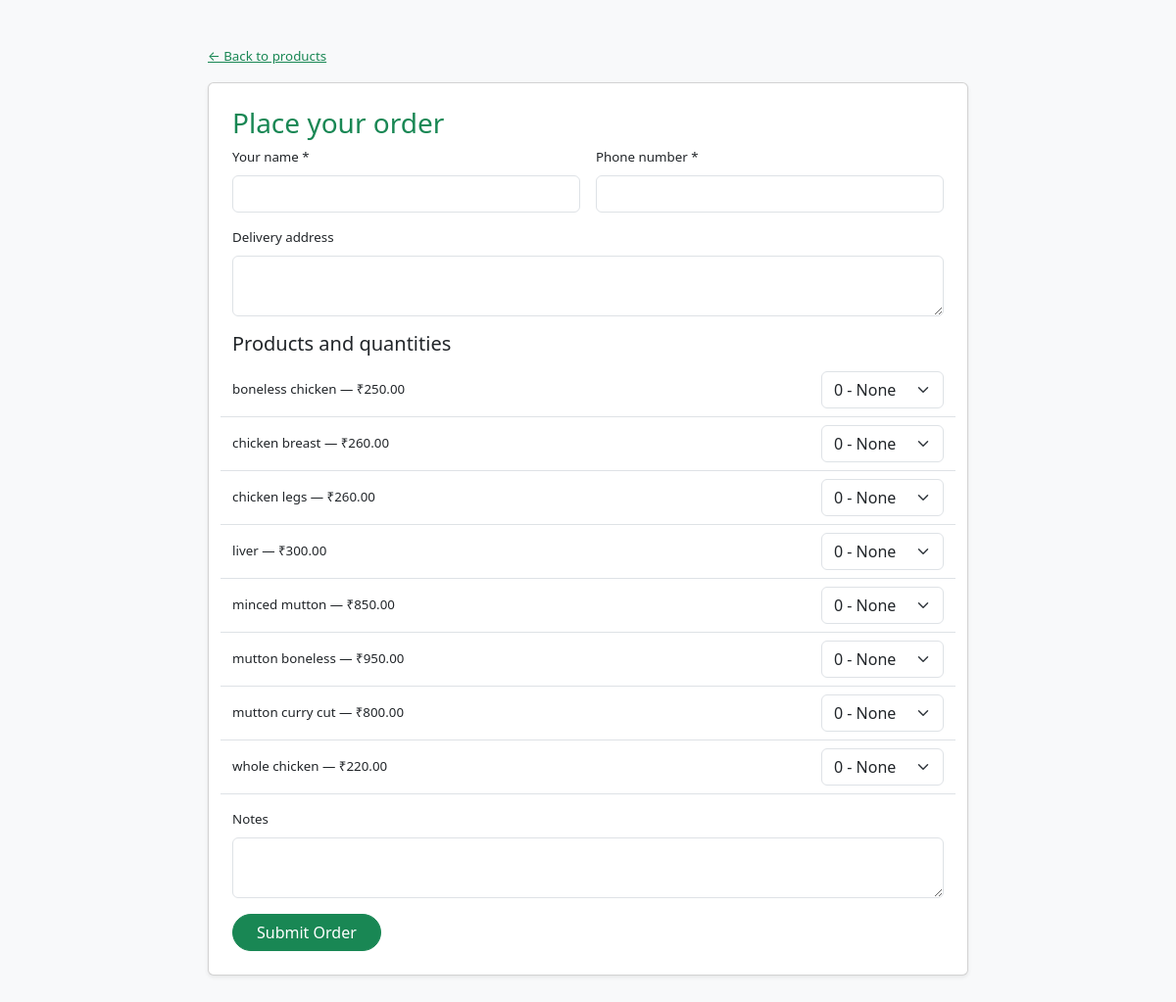
/place-order.php, run on the app's committed database.
### tables this page shows
CREATE TABLE IF NOT EXISTS `products` (
  `id` int(11) NOT NULL AUTO_INCREMENT,
  `name` varchar(150) NOT NULL,
  `description` text,
  `price` decimal(10,2) NOT NULL,
  `image` varchar(255) DEFAULT NULL,
  `category_id` int(11) DEFAULT NULL,
  `status` varchar(20) DEFAULT 'available',
  PRIMARY KEY (`id`)
);

### place-order.php (the view, shortened to what this page needs)
<?php
require_once __DIR__ . '/includes/db.php';
mysqli_set_charset($con, 'utf8mb4');
$products = array();
$quantityOptions = array('0', '1', '2', '3', '4', '5', '6', '7', '8', '9', '10');
$result = mysqli_query($con, "SELECT id, name, price FROM products WHERE LOWER(status) = 'available' ORDER BY name");
if ($result) {
    while ($row = mysqli_fetch_assoc($result)) {
        $products[] = $row;
    }
}
?>
<!DOCTYPE html>
<html lang="en"><head><link rel="stylesheet" href="css/bootstrap.min.css"><link rel="stylesheet" href="css/style.css"></head>
<body class="bg-light"><main class="container py-5" style="max-width:800px"><a href="products.php" class="text-success">&larr; Back to products</a><div class="card shadow-sm mt-3"><div class="card-body p-4"><h1 class="h3 text-success">Place your order</h1>
<?php if (!$products) { ?><div class="alert alert-warning">No available products were found.</div><?php } else { ?>
<form method="post"><input type="hidden" name="csrf" value="<?php echo htmlspecialchars($_SESSION['order_csrf'], ENT_QUOTES, 'UTF-8'); ?>"><div class="row g-3"><div class="col-md-6"><label class="form-label">Your name *</label><input class="form-control" name="customer_name" required maxlength="150"></div><div class="col-md-6"><label class="form-label">Phone number *</label><input class="form-control" name="phone" required maxlength="20" type="tel"></div><div class="col-12"><label class="form-label">Delivery address</label><textarea class="form-control" name="address" rows="2"></textarea></div><div class="col-12"><h2 class="h5">Products and quantities</h2><?php foreach ($products as $product) { ?><div class="row align-items-center border-bottom py-2"><label class="col" for="qty-<?php echo (int) $product['id']; ?>"><?php echo htmlspecialchars($product['name'], ENT_QUOTES, 'UTF-8'); ?> — ₹<?php echo htmlspecialchars($product['price'], ENT_QUOTES, 'UTF-8'); ?></label><div class="col-auto"><select id="qty-<?php echo (int) $product['id']; ?>" class="form-select" style="width:125px" name="quantity[<?php echo (int) $product['id']; ?>]" aria-label="Quantity for <?php echo htmlspecialchars($product['name'], ENT_QUOTES, 'UTF-8'); ?>"><?php foreach ($quantityOptions as $quantityOption) { ?><option value="<?php echo $quantityOption; ?>"><?php echo $quantityOption === '0' ? '0 - None' : $quantityOption; ?></option><?php } ?></select></div></div><?php } ?></div><div class="col-12"><label class="form-label">Notes</label><textarea class="form-control" name="notes" rows="2" maxlength="2000"></textarea></div><div class="col-12"><button class="btn btn-success rounded-pill px-4" type="submit">Submit Order</button></div></div></form><?php } ?></div></div></main></body></html>

### css/style.css (style rules this page uses)
body { margin: 0; padding: 0; box-sizing: border-box; font-size: 10pt; }
body { padding: 0; margin: 0; }

### data on the page
products: name "boneless chicken", price "250.00", id+name "0 - None"
products: name "chicken breast", price "260.00", id+name "0 - None"
products: name "chicken legs", price "260.00", id+name "0 - None"
products: name "liver", price "300.00", id+name "0 - None"
products: name "minced mutton", price "850.00", id+name "0 - None"
products: name "mutton boneless", price "950.00", id+name "0 - None"
products: name "mutton curry cut", price "800.00", id+name "0 - None"
products: name "whole chicken", price "220.00", id+name "0 - None"
